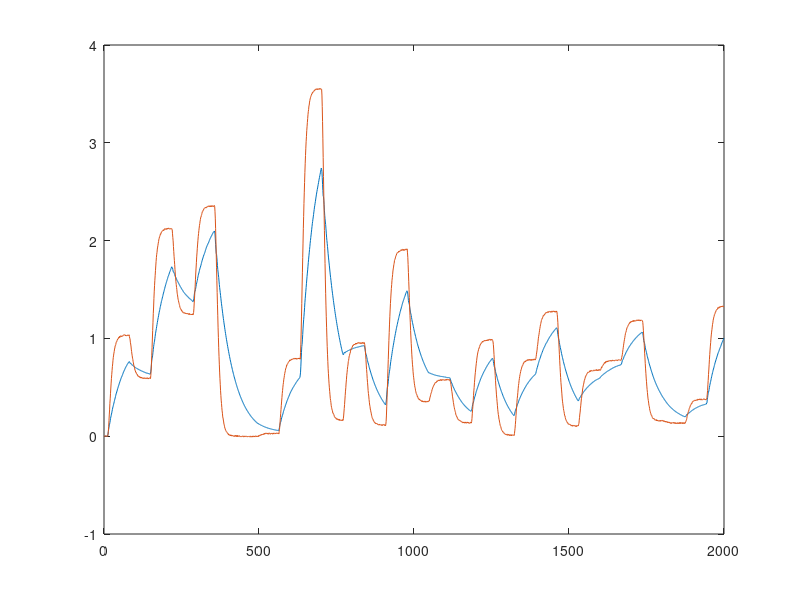

Here is the MATLAB script that generated this plot:
format long
ducz=importdata('Dane/danedynucz37.txt');
xdynu=ducz(1:end, 1);
ydynu=ducz(1:end, 2);

dwer=importdata('Dane/danedynwer37.txt');
xdynw=dwer(1:end, 1);
ydynw=dwer(1:end, 2);

r=7; % rząd dynamiki (u(k-r))
n=8; % rząd wielomianu (u^n(k-1))

M=zeros(length(xdynu)-r, r*n*2);
for a = 1: length(xdynu) - r
    for j = 1 : n %rząd wielomianu
        for i = 1 : r %rząd dynamiki
            M(a, j*r-i+1) = xdynu(a+i-1)^j;
            M(a, r*n+j*r-i+1)=ydynu(a+i-1)^j;
        end
    end
end

Y=ydynu(r+1:end);
w=M\Y;

% tryb bez rekurencji
% zbior uczacy
mod=zeros(length(xdynu)-r, 1);
for i = 1 : n
    for j = 1 : r
        mod = mod + (xdynu(j+1: length(xdynu)-(r-j)).^i)*w(r*(i-1)+j);
        mod = mod + (ydynu(j+1: length(ydynu)-(r-j)).^i)*w(n*r+r*(i-1)+j);
    end
end

for i = 1 : r
    mod=[0;mod];
end


% plot([1:length(mod)], mod, [1: length(ydynu)], ydynu);

% zbior weryfikujacy

modw=zeros(length(xdynw)-r, 1);
for i = 1 : n
    for j = 1 : r
        modw = modw + (xdynw(j+1: length(xdynw)-(r-j)).^i)*w(r*(i-1)+j);
        modw = modw + (ydynw(j+1: length(ydynw)-(r-j)).^i)*w(n*r+r*(i-1)+j);
    end
end

for i = 1 : r
    modw=[0;modw];
end


% plot([1:length(modw)], modw, [1: length(ydynw)], ydynw);

% tryb z rekurencja
% dane uczace

mod = zeros(length(xdynu), 1);
for a = r + 1 : length(xdynu)
    for i = 1 : n
        for j = 1 : r
            mod(a) = mod(a) + ((xdynu(a-r+j-1))^i)*w(r*(i-1)+j)+((mod(a-r+j-1))^i)*w(r*n+r*(i-1)+j);
        end
    end
end

plot([1:length(mod)], mod, [1:length(ydynu)], ydynu);

